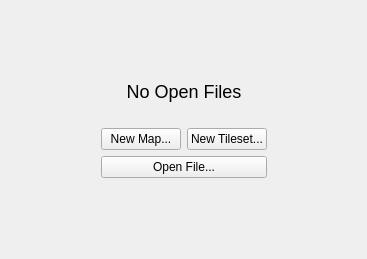
<?xml version="1.0" encoding="UTF-8"?>
<ui version="4.0">
 <class>Tiled::Internal::NoEditorWidget</class>
 <widget class="QWidget" name="Tiled::Internal::NoEditorWidget">
  <property name="geometry">
   <rect>
    <x>0</x>
    <y>0</y>
    <width>367</width>
    <height>259</height>
   </rect>
  </property>
  <layout class="QGridLayout" name="gridLayout">
   <item row="1" column="0">
    <spacer name="horizontalSpacer_2">
     <property name="orientation">
      <enum>Qt::Horizontal</enum>
     </property>
     <property name="sizeHint" stdset="0">
      <size>
       <width>84</width>
       <height>20</height>
      </size>
     </property>
    </spacer>
   </item>
   <item row="0" column="1">
    <spacer name="verticalSpacer">
     <property name="orientation">
      <enum>Qt::Vertical</enum>
     </property>
     <property name="sizeHint" stdset="0">
      <size>
       <width>20</width>
       <height>80</height>
      </size>
     </property>
    </spacer>
   </item>
   <item row="1" column="1">
    <layout class="QVBoxLayout" name="verticalLayout">
     <item>
      <widget class="QLabel" name="title">
       <property name="text">
        <string>&lt;font size=&quot;+2&quot;&gt;No Open Files&lt;/font&gt;</string>
       </property>
       <property name="alignment">
        <set>Qt::AlignCenter</set>
       </property>
      </widget>
     </item>
     <item>
      <spacer name="verticalSpacer_3">
       <property name="orientation">
        <enum>Qt::Vertical</enum>
       </property>
       <property name="sizeType">
        <enum>QSizePolicy::Fixed</enum>
       </property>
       <property name="sizeHint" stdset="0">
        <size>
         <width>20</width>
         <height>20</height>
        </size>
       </property>
      </spacer>
     </item>
     <item>
      <layout class="QHBoxLayout" name="horizontalLayout">
       <item>
        <widget class="QPushButton" name="newMapButton">
         <property name="text">
          <string>New Map...</string>
         </property>
        </widget>
       </item>
       <item>
        <widget class="QPushButton" name="newTilesetButton">
         <property name="text">
          <string>New Tileset...</string>
         </property>
        </widget>
       </item>
      </layout>
     </item>
     <item>
      <widget class="QPushButton" name="openFileButton">
       <property name="text">
        <string>Open File...</string>
       </property>
      </widget>
     </item>
    </layout>
   </item>
   <item row="1" column="2">
    <spacer name="horizontalSpacer">
     <property name="orientation">
      <enum>Qt::Horizontal</enum>
     </property>
     <property name="sizeHint" stdset="0">
      <size>
       <width>84</width>
       <height>20</height>
      </size>
     </property>
    </spacer>
   </item>
   <item row="2" column="1">
    <spacer name="verticalSpacer_2">
     <property name="orientation">
      <enum>Qt::Vertical</enum>
     </property>
     <property name="sizeHint" stdset="0">
      <size>
       <width>20</width>
       <height>80</height>
      </size>
     </property>
    </spacer>
   </item>
  </layout>
 </widget>
 <resources/>
 <connections/>
</ui>
